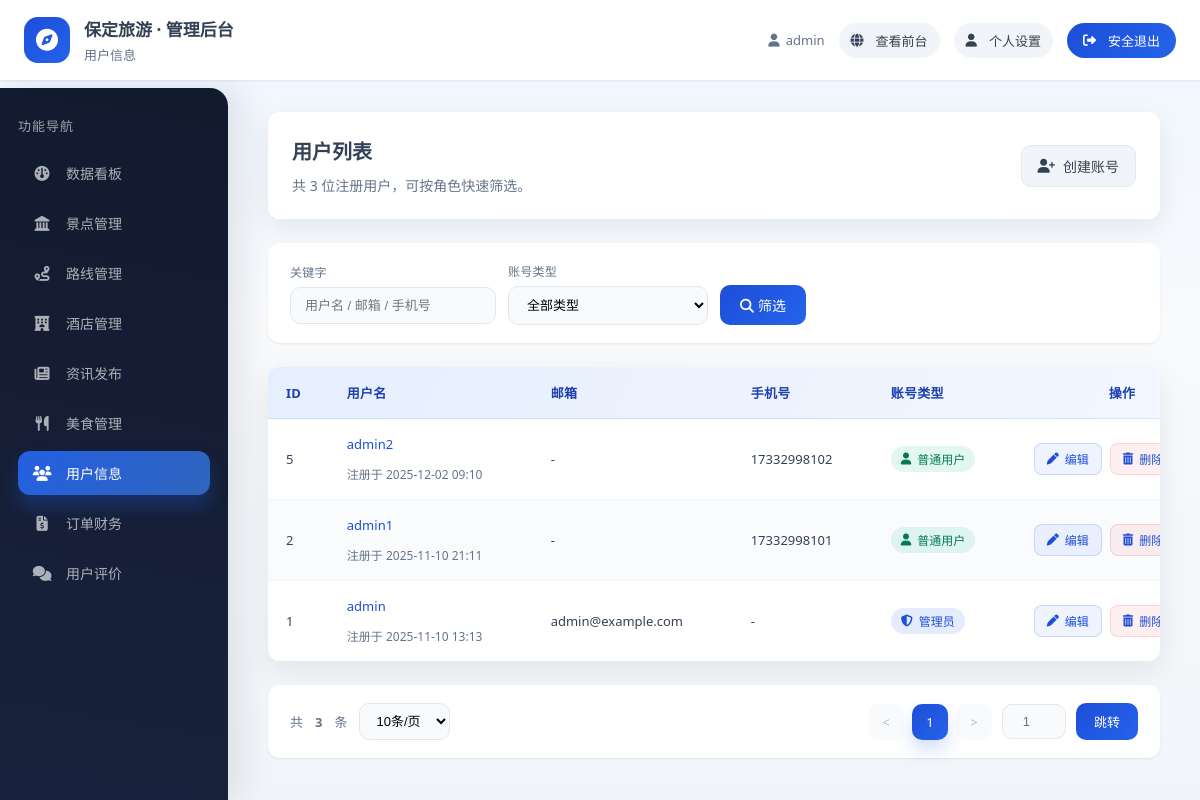
The page /admin_panel/users/ (signed in) on the database its author committed.
### apps/users/models.py (models this page shows, shortened)
class CustomUser(AbstractUser):
    phone = models.CharField(max_length=11, unique=True, verbose_name="手机号")
    avatar = models.ImageField(upload_to='avatars/', default='avatars/default.png', verbose_name="头像")
    class Meta:
        verbose_name = "用户"
        verbose_name_plural = verbose_name

### apps/admin_panel/views.py (the view)
# urls.py: path('users/', views.UsersListView.as_view(), name='users_list'),
class UsersListView(LoginRequiredMixin, StaffRequiredMixin, TemplateView):
    template_name = "admin_panel/users_list.html"
    login_url = '/users/login/'
    def get_context_data(self, **kwargs):
        context = super().get_context_data(**kwargs)
        query = CustomUser.objects.all().order_by('-date_joined')
        search = self.request.GET.get('search', '')
        if search:
            query = query.filter(
                Q(username__icontains=search) |
                Q(email__icontains=search) |
                Q(phone__icontains=search)
            )
        account_type = self.request.GET.get('type', '')
        if account_type == 'staff':
            query = query.filter(is_staff=True)
        elif account_type == 'user':
            query = query.filter(is_staff=False)
        try:
            per_page = int(self.request.GET.get('per_page', 10))
            if per_page not in [10, 20, 50]:
                per_page = 10
        except (ValueError, TypeError):
            per_page = 10
        paginator = Paginator(query, per_page)
        page_number = self.request.GET.get('page', 1)
        page_obj = paginator.get_page(page_number)
        context.update({
            'total': CustomUser.objects.count(),
            'paginator': paginator,
            'page_obj': page_obj,
            'search': search,
            'account_type': account_type,
            'per_page': per_page,
        })
        return context

### apps/admin_panel/views.py (called while the page is built)
    def test_func(self):
        return self.request.user.is_staff

### templates/admin_panel/users_list.html (shortened to what this page needs)
{% extends "admin_panel/layout.html" %}
{% block page_header %}用户信息{% endblock %}
{% block menu_users %}active{% endblock %}
{% block content %}
<div class="page-header">
    <div>
        <h1>用户列表</h1>
        <p>共 {{ paginator.count }} 位注册用户，可按角色快速筛选。</p>
    </div>
    <div class="page-header-actions">
        <a href="{% url 'admin_panel:user_add' %}" class="btn-secondary">
            <i class="fas fa-user-plus"></i> 创建账号
        </a>
    </div>
</div>
<form method="get" id="searchForm" class="filter-panel">
    <div class="field">
        <label for="search">关键字</label>
        <input id="search" type="text" name="search" placeholder="用户名 / 邮箱 / 手机号" value="{{ search }}">
    </div>
    <div class="field">
        <label for="type">账号类型</label>
        <select id="type" name="type">
            <option value="">全部类型</option>
        </select>
    </div>
    <div class="field" style="min-width:auto;">
        <button type="submit">
            <i class="fas fa-search"></i> 筛选
        </button>
    </div>
</form>
<div class="datatable">
    <table>
        <thead>
            <tr>
                <th>ID</th>
                <th>用户名</th>
                <th>邮箱</th>
                <th>手机号</th>
                <th>账号类型</th>
                <th style="text-align:center;">操作</th>
            </tr>
        </thead>
        <tbody>
            {% for user in page_obj %}
            <tr>
                <td>{{ user.id }}</td>
                <td>
                    <div class="cell-multi">
                        <a href="{% url 'admin_panel:user_edit' user.id %}">{{ user.username }}</a>
                        <span class="cell-meta">注册于 {{ user.date_joined|date:"Y-m-d H:i" }}</span>
                    </div>
                </td>
                <td>{{ user.email|default:"-" }}</td>
                <td>{{ user.phone|default:"-" }}</td>
                <td>
                    {% if user.is_staff %}
                    <span class="tag tag-blue"><i class="fas fa-shield-alt"></i> 管理员</span>
                    {% else %}
                    <span class="tag tag-green"><i class="fas fa-user"></i> 普通用户</span>
                    {% endif %}
                </td>
                <td>
                    <div class="actions">
                        <a href="{% url 'admin_panel:user_edit' user.id %}" class="btn-action btn-edit">
                            <i class="fas fa-pen"></i> 编辑
                        </a>
                        <a href="{% url 'admin_panel:user_delete' user.id %}" class="btn-action btn-delete" onclick="return confirm('确定删除该用户？')">
                            <i class="fas fa-trash-alt"></i> 删除
                        </a>
                    </div>
                </td>
            </tr>
            {% empty %}
            <tr>
                <td colspan="6" class="empty-state">暂无数据</td>
            </tr>
            {% endfor %}
        </tbody>
    </table>
</div>
<div class="pagination-wrapper">
    <div class="pagination-info">
        共 <strong>{{ paginator.count }}</strong> 条
        <select onchange="location.href='?page=1&search={{ search }}&type={{ account_type }}&per_page=' + this.value">
            <option value="10" {% if per_page == 10 %}selected{% endif %}>10条/页</option>
        </select>
    </div>
    <div style="display: flex; align-items: center; gap: 10px;">
        <ul class="pagination">
            {% if page_obj.has_previous %}
            <li class="page-item"><a class="page-link" href="?page={{ page_obj.previous_page_number }}&search={{ search }}&type={{ account_type }}&per_page={{ per_page }}">&lt;</a></li>
            {% else %}
            <li class="page-item disabled"><span class="page-link">&lt;</span></li>
            {% endif %}
            {% for num in paginator.page_range %}
                {% if num == page_obj.number %}
                <li class="page-item active"><span class="page-link">{{ num }}</span></li>
                {% elif num > page_obj.number|add:'-3' and num < page_obj.number|add:'3' %}
                <li class="page-item"><a class="page-link" href="?page={{ num }}&search={{ search }}&type={{ account_type }}&per_page={{ per_page }}">{{ num }}</a></li>
                {% endif %}
            {% endfor %}
            {% if page_obj.has_next %}
            <li class="page-item"><a class="page-link" href="?page={{ page_obj.next_page_number }}&search={{ search }}&type={{ account_type }}&per_page={{ per_page }}">&gt;</a></li>
            {% else %}
            <li class="page-item disabled"><span class="page-link">&gt;</span></li>
            {% endif %}
        </ul>
        <input type="number" class="page-input" id="goToPage" placeholder="1" min="1" max="{{ paginator.num_pages }}">
        <button class="btn-go" onclick="goToPage()">跳转</button>
    </div>
</div>
{% endblock %}

### templates/admin_panel/layout.html (shortened to what this page needs)
{% load static %}
<!DOCTYPE html>
<html lang="zh-CN">
<head>
    <link rel="stylesheet" href="https://cdnjs.cloudflare.com/ajax/libs/font-awesome/6.5.0/css/all.min.css">
    <link rel="stylesheet" href="{% static 'css/admin_panel.css' %}?v=20251111">
</head>
<body>
    <div class="admin-shell">
        <header class="admin-topbar">
            <div class="topbar-brand">
                <span class="brand-icon"><i class="fas fa-compass"></i></span>
                <div class="brand-text">
                    <span class="brand-title">保定旅游 · 管理后台</span>
                    <span class="brand-subtitle">{% block page_header %}欢迎回来{% endblock %}</span>
                </div>
            </div>
            <div class="topbar-meta">
                <span class="meta-item"><i class="fas fa-user"></i> {{ request.user.username }}</span>
                <a class="meta-link" href="/" target="_blank"><i class="fas fa-globe"></i> 查看前台</a>
                <a class="meta-link" href="/users/profile/"><i class="fas fa-user"></i> 个人设置</a>
                <a class="meta-button" href="{% url 'users:logout' %}?next=/admin_panel/">
                    <i class="fas fa-sign-out-alt"></i> 安全退出
                </a>
            </div>
        </header>
        <div class="admin-body">
            <aside class="admin-sidebar" id="adminSidebar">
                <div class="sidebar-title">功能导航</div>
                <nav class="sidebar-nav">
                    <a class="nav-link {% block menu_dashboard %}{% endblock %}" href="{% url 'admin_panel:index' %}">
                        <i class="fas fa-gauge"></i>
                        <span>数据看板</span>
                    </a>
                    <a class="nav-link {% block menu_scenic %}{% endblock %}" href="{% url 'admin_panel:scenic_list' %}">
                        <i class="fas fa-landmark"></i>
                        <span>景点管理</span>
                    </a>
                    <a class="nav-link {% block menu_routes %}{% endblock %}" href="{% url 'admin_panel:routes_list' %}">
                        <i class="fas fa-route"></i>
                        <span>路线管理</span>
                    </a>
                    <a class="nav-link {% block menu_hotels %}{% endblock %}" href="{% url 'admin_panel:hotels_list' %}">
                        <i class="fas fa-hotel"></i>
                        <span>酒店管理</span>
                    </a>
                    <a class="nav-link {% block menu_news %}{% endblock %}" href="{% url 'admin_panel:news_list' %}">
                        <i class="fas fa-newspaper"></i>
                        <span>资讯发布</span>
                    </a>
                    <a class="nav-link {% block menu_foods %}{% endblock %}" href="{% url 'admin_panel:foods_list' %}">
                        <i class="fas fa-utensils"></i>
                        <span>美食管理</span>
                    </a>
                    <a class="nav-link {% block menu_users %}{% endblock %}" href="{% url 'admin_panel:users_list' %}">
                        <i class="fas fa-users"></i>
                        <span>用户信息</span>
                    </a>
                    <a class="nav-link {% block menu_orders %}{% endblock %}" href="{% url 'admin_panel:orders_list' %}">
                        <i class="fas fa-file-invoice-dollar"></i>
                        <span>订单财务</span>
                    </a>
                    <a class="nav-link {% block menu_comments %}{% endblock %}" href="{% url 'admin_panel:comments_list' %}">
                        <i class="fas fa-comments"></i>
                        <span>用户评价</span>
                    </a>
                </nav>
            </aside>
            <main class="admin-main">
                <div class="admin-main-inner">
                    {% block content %}{% endblock %}
                </div>
            </main>
        </div>
    </div>
</body>
</html>

### rows shown on the page
CustomUser: user.username "admin", id "1", username "admin", date_joined "2025-11-10 13:13", email "admin@example.com", phone "-", is_staff True (drawn)
CustomUser: id "5", username "admin2", date_joined "2025-12-02 09:10", email "-", phone "17332998102", is_staff False (drawn)
CustomUser: id "2", username "admin1", date_joined "2025-11-10 21:11", email "-", phone "17332998101", is_staff False (drawn)

### other values the page prints
{{ paginator.count }} "3"
{{ num }} "1"
